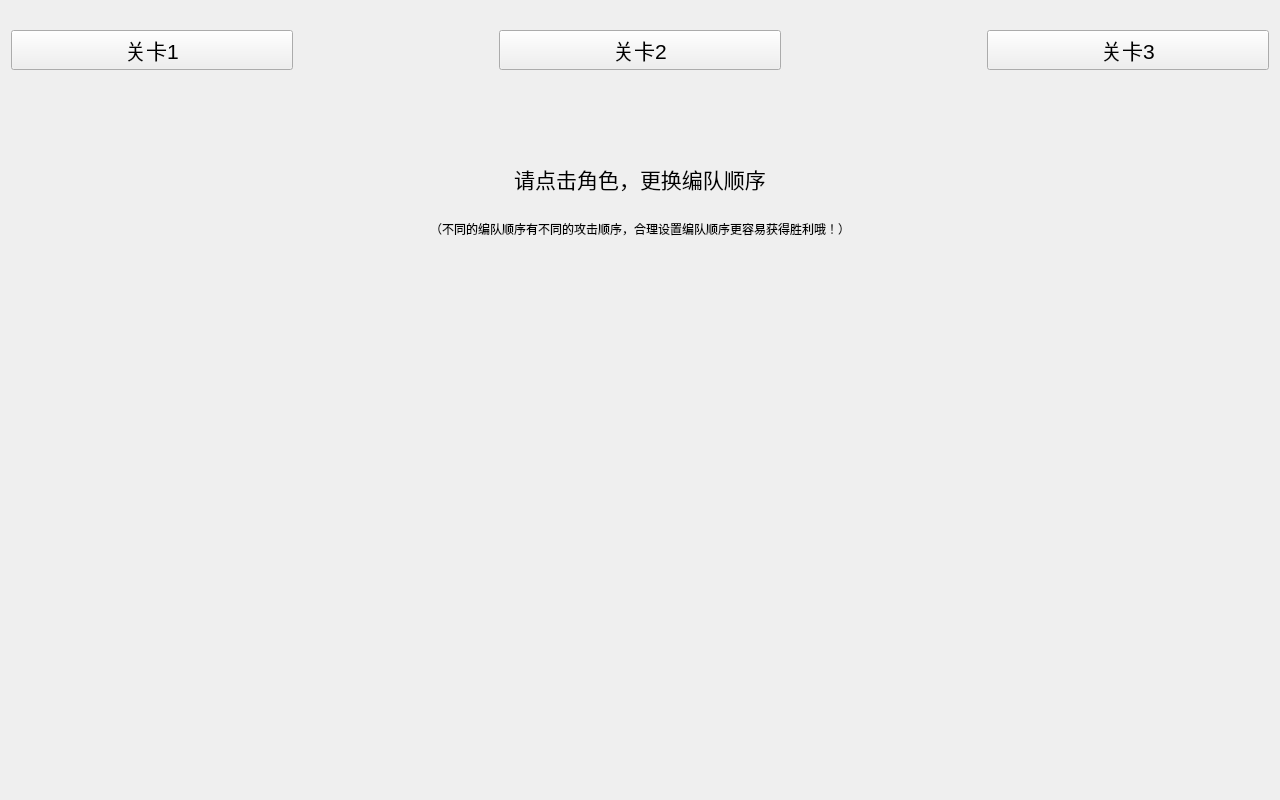
<?xml version="1.0" encoding="UTF-8"?>
<ui version="4.0">
 <class>levelselection</class>
 <widget class="QWidget" name="levelselection">
  <property name="geometry">
   <rect>
    <x>0</x>
    <y>0</y>
    <width>1280</width>
    <height>800</height>
   </rect>
  </property>
  <property name="minimumSize">
   <size>
    <width>1280</width>
    <height>800</height>
   </size>
  </property>
  <property name="windowTitle">
   <string>Form</string>
  </property>
  <layout class="QVBoxLayout" name="verticalLayout">
   <item>
    <layout class="QHBoxLayout" name="horizontalLayout">
     <item>
      <widget class="QPushButton" name="enter_battle">
       <property name="sizePolicy">
        <sizepolicy hsizetype="Minimum" vsizetype="Fixed">
         <horstretch>0</horstretch>
         <verstretch>0</verstretch>
        </sizepolicy>
       </property>
       <property name="maximumSize">
        <size>
         <width>16777215</width>
         <height>16777215</height>
        </size>
       </property>
       <property name="font">
        <font>
         <pointsize>16</pointsize>
        </font>
       </property>
       <property name="text">
        <string>关卡1</string>
       </property>
      </widget>
     </item>
     <item>
      <spacer name="horizontalSpacer">
       <property name="orientation">
        <enum>Qt::Horizontal</enum>
       </property>
       <property name="sizeType">
        <enum>QSizePolicy::Fixed</enum>
       </property>
       <property name="sizeHint" stdset="0">
        <size>
         <width>200</width>
         <height>20</height>
        </size>
       </property>
      </spacer>
     </item>
     <item>
      <widget class="QPushButton" name="pushButton">
       <property name="sizePolicy">
        <sizepolicy hsizetype="Minimum" vsizetype="Fixed">
         <horstretch>0</horstretch>
         <verstretch>0</verstretch>
        </sizepolicy>
       </property>
       <property name="font">
        <font>
         <pointsize>16</pointsize>
        </font>
       </property>
       <property name="text">
        <string>关卡2</string>
       </property>
      </widget>
     </item>
     <item>
      <spacer name="horizontalSpacer_2">
       <property name="orientation">
        <enum>Qt::Horizontal</enum>
       </property>
       <property name="sizeType">
        <enum>QSizePolicy::Fixed</enum>
       </property>
       <property name="sizeHint" stdset="0">
        <size>
         <width>200</width>
         <height>20</height>
        </size>
       </property>
      </spacer>
     </item>
     <item>
      <widget class="QPushButton" name="pushButton_2">
       <property name="font">
        <font>
         <pointsize>16</pointsize>
        </font>
       </property>
       <property name="text">
        <string>关卡3</string>
       </property>
      </widget>
     </item>
    </layout>
   </item>
   <item>
    <widget class="QLabel" name="label">
     <property name="maximumSize">
      <size>
       <width>16777215</width>
       <height>100</height>
      </size>
     </property>
     <property name="font">
      <font>
       <pointsize>16</pointsize>
      </font>
     </property>
     <property name="text">
      <string>请点击角色，更换编队顺序</string>
     </property>
     <property name="alignment">
      <set>Qt::AlignBottom|Qt::AlignHCenter</set>
     </property>
    </widget>
   </item>
   <item>
    <widget class="QLabel" name="label_2">
     <property name="maximumSize">
      <size>
       <width>16777215</width>
       <height>50</height>
      </size>
     </property>
     <property name="text">
      <string>（不同的编队顺序有不同的攻击顺序，合理设置编队顺序更容易获得胜利哦！）</string>
     </property>
     <property name="alignment">
      <set>Qt::AlignHCenter|Qt::AlignTop</set>
     </property>
    </widget>
   </item>
   <item>
    <spacer name="verticalSpacer">
     <property name="orientation">
      <enum>Qt::Vertical</enum>
     </property>
     <property name="sizeType">
      <enum>QSizePolicy::Fixed</enum>
     </property>
     <property name="sizeHint" stdset="0">
      <size>
       <width>20</width>
       <height>500</height>
      </size>
     </property>
    </spacer>
   </item>
  </layout>
 </widget>
 <resources/>
 <connections/>
</ui>
